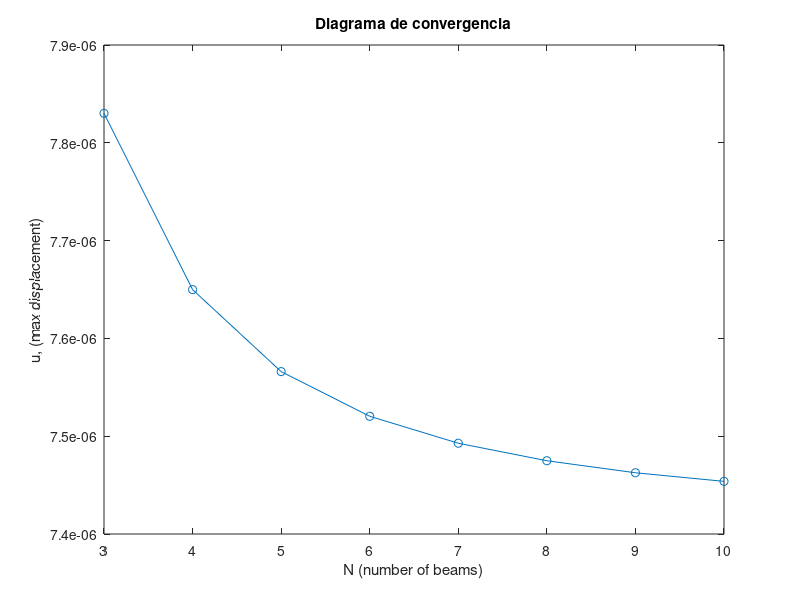
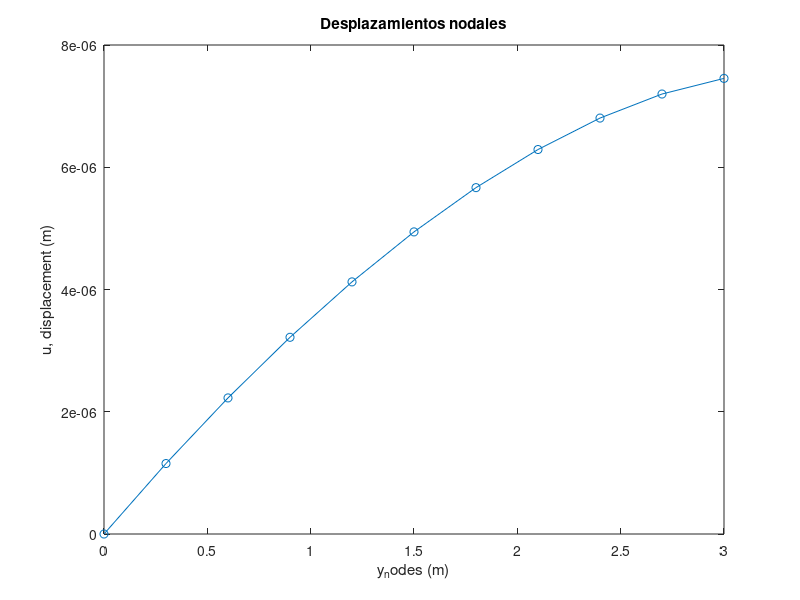

Write MATLAB code to recreate these figures, in order.
%-------------------------------
% Problema sistemas discretos
%-------------------------------
    
young = 1.1e10; % N/m^2
gamma = 24010;  % N/m^3
rmax = 2;       % m
rmin = 1;       % m
l = 3;          % m
p = 20e3;       % N

n_inicial = 3;
n_final = 10;
max_u =1:n_final-n_inicial+1;

for i=n_inicial:n_final
%Discretization
n = i;          % n of beams
nnodes = n+1;   % n of nodes
y_nodes = linspace(0,l,nnodes); % y coordinates at the nodes 
y_mid = (l/n)/2:l/n:l-(l/n)/2;  % y coordinates at the mid sections

%weight of section G's
%radius at the nodes
r_nodes =  (rmin-rmax)/l*y_nodes+rmax;  % radius at the nodes
r_mid = (rmin-rmax)/l*y_mid+rmax;       % radius at the mid section

%Distributed load

fg = zeros(n,1);
G = zeros(n,1);

% G in N/m
for i=1:n
    G(i) = gamma*pi/3*(r_nodes(i)^2+r_nodes(i+1)^2+r_nodes(i)*r_nodes(i+1));
end

%fg in N
fg = G*(l/n)/2;

%Stiffnes matrix

k_element = young*pi*r_mid.^2/(l/n); % k of each beam
k = zeros(nnodes); % global stiffnes matrix

for i=1:n % building global stiffnes matrix
    k(i:i+1,i:i+1) = [1,-1;-1,1].*k_element(i)+k(i:i+1,i:i+1);
end

% %Global force vectors
% 
% f = zeros(nnodes,1); % global force vector
% 
% for i=1:nnodes  % global force vector
%     f(i)=1;
% end

%Get mini stiffnes matrix and mini force vector

mini_k = k(2:nnodes,2:nnodes);

%Creating mini_f

mini_f = zeros(n,1);

for i=1:n
    if i<n
    mini_f(i)=fg(i)+fg(i+1);
    else
    mini_f(i)= fg(i)+p;
    end
end

%Find displacement matrix

m_u = mini_k\mini_f;

%Get global displacement vector

u = zeros(nnodes,1);

u(2:end)=m_u;

%Get global force vector

r_f = k*u;

%Deformation of each beam

e = zeros(n,1);

for i=1:n
    e(i)= (u(i+1)-u(i))/(l/n);
end


%Strain stress

sigma = young*e;

%Strain

N = zeros(n,1);

for i=1:n
    N(i)= sigma(i)*pi*r_mid(i)^2;
end

%Verification

R1 = fg(1)+k_element(1)*u(2);

if sum(r_f) < 1e-6
    disp('Verification OK!')
else
    disp('Math error!')
    ends
end

max_u(i-2)= u(end);

end

x=n_inicial:n_final;
y=max_u;
plot(x,y,'-o');

title('Diagrama de convergencia')
xlabel('N (number of beams)')
ylabel('u, (max displacement)')

figure
plot(y_nodes,u,'-o');
title('Desplazamientos nodales')
xlabel('y_nodes (m)')
ylabel('u, displacement (m)')








